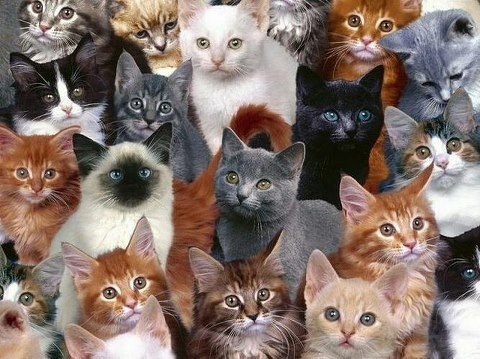
#> input picture Deteccao/outros/gato3.jpg, 480 x 359 px, found by its file name
$ python exemplo4.py
#> lines starting #> are read from the running program, lines starting #| are printed output that depends on the picture; after the words box and inside, x2 and y2 are one past the last pixel; in counts of white or black regions, pixels touching at a corner belong together
import cv2
classify_cat = cv2.CascadeClassifier('cascades\\haarcascade_frontalcatface.xml')

cat_image = cv2.imread('outros\\gato3.jpg')
#> cat_image is the input picture: shape (359, 480, 3); mean B, G, R 107, 115.2, 131.8
cat_image_gray = cv2.cvtColor(cat_image, cv2.COLOR_BGR2GRAY)
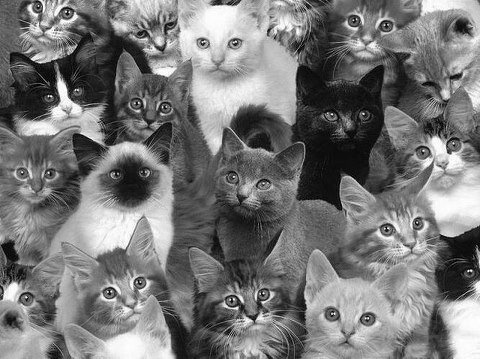
#> cat_image_gray: shape (359, 480); min 0, max 255, mean 119.3

cat_detected = classify_cat.detectMultiScale(cat_image_gray, scaleFactor=1.02)
#> cat_detected = 13 rows, first 6: [7, 149, 59, 59], [130, 8, 56, 56], [33, 69, 58, 58], [121, 82, 58, 58], [403, 121, 68, 68], [216, 161, 61, 61]

for (x, y, w, h) in cat_detected:
    cv2.rectangle(cat_image, (x, y), (x+w, y+h), (0, 255, 0), 2)
#> this loop made 13 passes
#> (x, y, w, h) on passes 1 to 12: (7, 149, 59, 59), (130, 8, 56, 56), (33, 69, 58, 58), (121, 82, 58, 58), (403, 121, 68, 68), (216, 161, 61, 61), (183, 14, 72, 72), (93, 143, 75, 75), (338, 0, 61, 61), (209, 266, 78, 78), (315, 88, 67, 67), (314, 286, 71, 71)
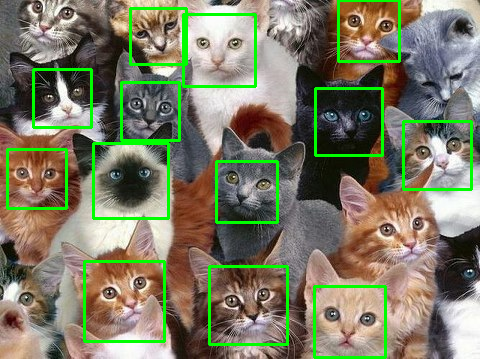
#> cat_image: shape (359, 480, 3); 5.94% of pixels changed, all inside (x1, y1, x2, y2) = (6, 0, 473, 359)

cv2.imshow('Cat image gray', cat_image)
cv2.waitKey()

$ run again, with Deteccao/outros/gato1.jpg copied over Deteccao/outros/gato3.jpg
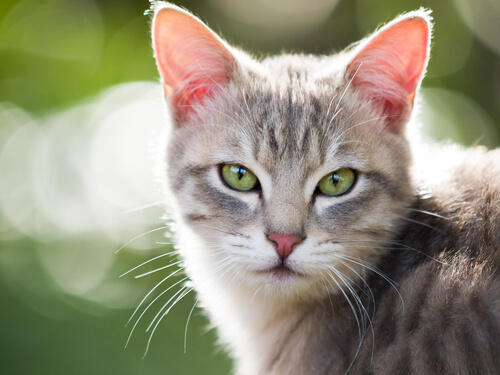
#> input picture Deteccao/outros/gato1.jpg, 500 x 375 px, found by its file name
#> cat_image is the input picture: shape (375, 500, 3); mean B, G, R 122.5, 144.7, 148.2
#> `cat_image_gray = cv2.cvtColor(cat_image, cv2.COLOR_BGR2GRAY)`:
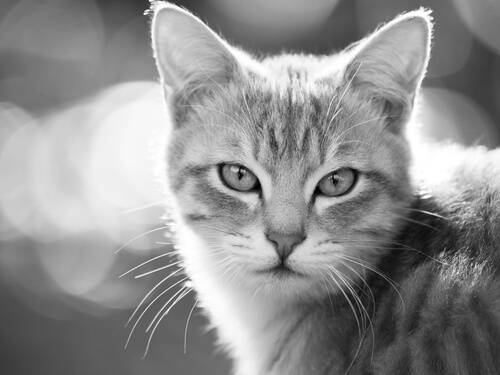
#> cat_image_gray: shape (375, 500); min 0, max 255, mean 143.2
#> cat_detected = [[183, 101, 205, 205]]
#> the loop `for (x, y, w, h) in cat_detected:` made 1 pass
#> after the loop `for (x, y, w, h) in cat_detected:`:
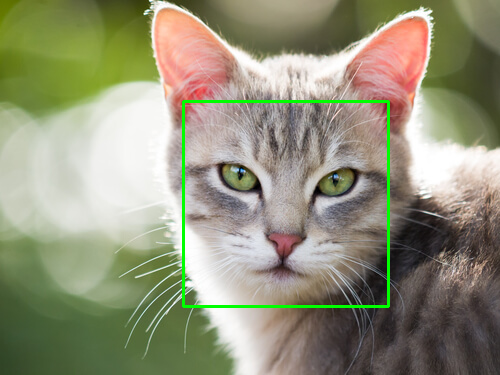
#> cat_image: shape (375, 500, 3); 1.31% of pixels changed, all inside (x1, y1, x2, y2) = (182, 100, 390, 308)

$ run again, with Deteccao/outros/gato2.jpg copied over Deteccao/outros/gato3.jpg
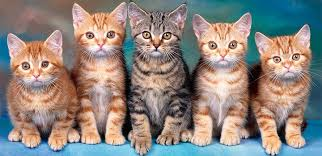
#> input picture Deteccao/outros/gato2.jpg, 322 x 156 px, found by its file name
#> cat_image is the input picture: shape (156, 322, 3); mean B, G, R 127.9, 133.9, 142.5
#> `cat_image_gray = cv2.cvtColor(cat_image, cv2.COLOR_BGR2GRAY)`:
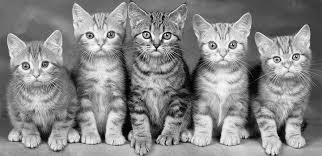
#> cat_image_gray: shape (156, 322); min 0, max 254, mean 135.8
#> cat_detected = [[196, 23, 53, 53], [264, 42, 42, 42], [74, 14, 52, 52], [10, 44, 50, 50], [132, 15, 50, 50], [254, 93, 55, 55], [188, 86, 62, 62], [224, 97, 54, 54]]
#> the loop `for (x, y, w, h) in cat_detected:` made 8 passes
#> after the loop `for (x, y, w, h) in cat_detected:`:
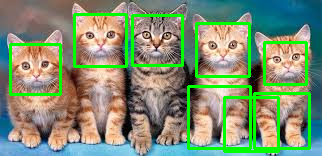
#> cat_image: shape (156, 322, 3); 9.85% of pixels changed, all inside (x1, y1, x2, y2) = (9, 13, 311, 153)

$ run again, with Deteccao/outros/gato4.jpg copied over Deteccao/outros/gato3.jpg
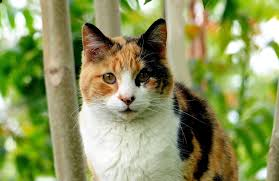
#> input picture Deteccao/outros/gato4.jpg, 279 x 181 px, found by its file name
#> cat_image is the input picture: shape (181, 279, 3); mean B, G, R 94.6, 149.3, 140.8
#> `cat_image_gray = cv2.cvtColor(cat_image, cv2.COLOR_BGR2GRAY)`:
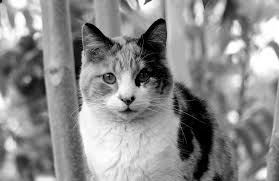
#> cat_image_gray: shape (181, 279); min 0, max 255, mean 140.5
#> cat_detected = [[88, 48, 77, 77]]
#> the loop `for (x, y, w, h) in cat_detected:` made 1 pass
#> after the loop `for (x, y, w, h) in cat_detected:`:
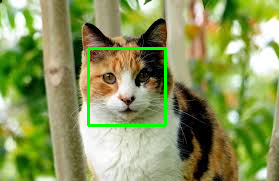
#> cat_image: shape (181, 279, 3); 1.82% of pixels changed, all inside (x1, y1, x2, y2) = (87, 47, 167, 127)
